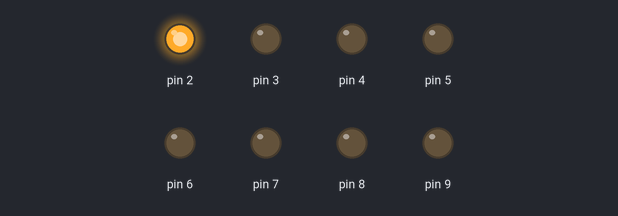
Bench run of a sketch on a simulated Arduino Uno, built with avr-gcc and run on an emulated ATmega328P. Parts: output pins drawn as LEDs (lit = HIGH). Random numbers use the default seed unless the sketch sets one.

Above: at 0.1 s.
At 5.1 s:
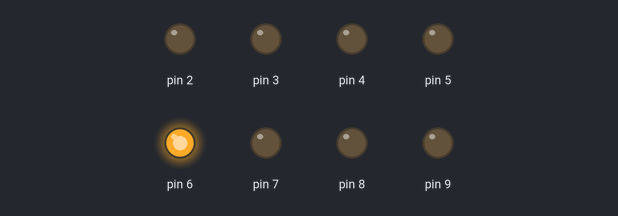
At 10.1 s:
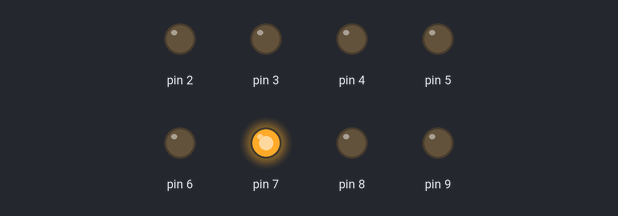
At 20.1 s:
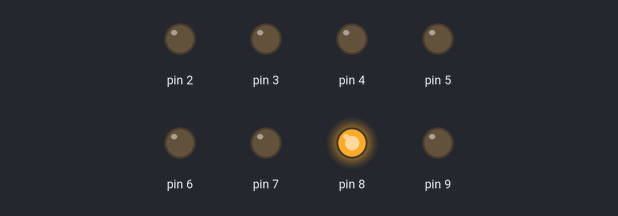
At 30.1 s:
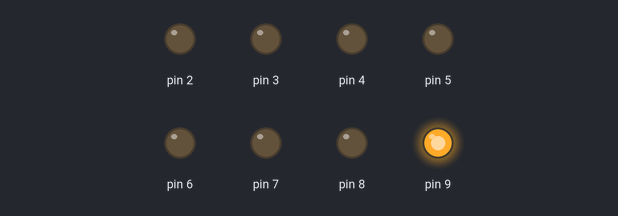
At 39.75 s:
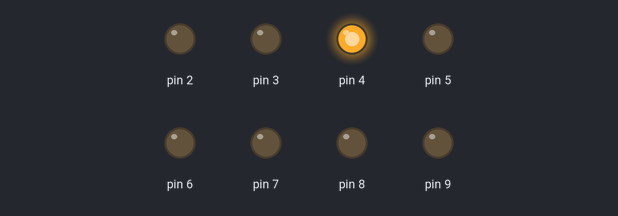
Timing chart, 0 to 40.0 s (numbered marks = the images above):
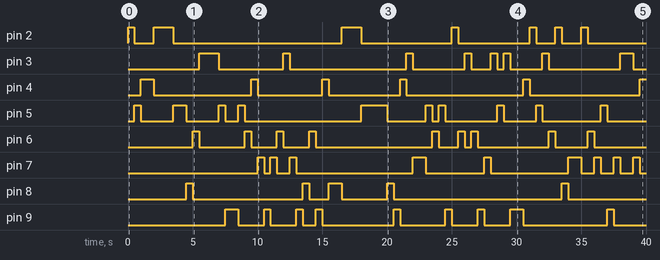

The sketch:

random_blicking_leds.ino
```cpp
int i;
void setup() {
  //start serial connection
  Serial.begin(9600);
  // set pins 0-7 to OUTPUT
  for(i=2; i<10; i++) {
    pinMode(i, OUTPUT);
    digitalWrite(i, LOW);
  }
  randomSeed(analogRead(0));
}

void loop() {
  /*
  for(i=2; i<10; i++) {
    digitalWrite(i, HIGH);
    delay(250);
    digitalWrite(i, LOW);
  }*/

  int randNumber = random(2, 10);
  digitalWrite(randNumber, HIGH);
  delay(500);
  digitalWrite(randNumber, LOW);
}
```

Measured:
- by itself, pin 2: LOW → HIGH at 0.00 s, → LOW 0.50 s later, → HIGH 1.5 s later, → LOW 1.5 s later, … (14 changes in this stretch)
- by itself, pin 3: LOW → HIGH at 5.5 s, → LOW 1.5 s later, → HIGH 5.0 s later, → LOW 0.50 s later, … (16 changes in this stretch)
- by itself, pin 4: LOW → HIGH at 1.0 s, → LOW 1.0 s later, → HIGH 7.5 s later, → LOW 0.50 s later, … (11 changes in this stretch)
- by itself, pin 5: LOW → HIGH at 0.50 s, → LOW 0.50 s later, → HIGH 2.5 s later, → LOW 1.0 s later, … (20 changes in this stretch)
- by itself, pin 6: LOW → HIGH at 5.0 s, → LOW 0.50 s later, → HIGH 3.5 s later, → LOW 0.50 s later, … (18 changes in this stretch)
- by itself, pin 7: LOW → HIGH at 10.0 s, → LOW 0.50 s later, → HIGH 0.50 s later, → LOW 0.50 s later, … (18 changes in this stretch)
- by itself, pin 8: LOW → HIGH at 4.5 s, → LOW 0.50 s later, → HIGH 8.5 s later, → LOW 0.50 s later, … (10 changes in this stretch)
- by itself, pin 9: LOW → HIGH at 7.5 s, → LOW 1.0 s later, → HIGH 2.0 s later, → LOW 0.50 s later, … (18 changes in this stretch)
